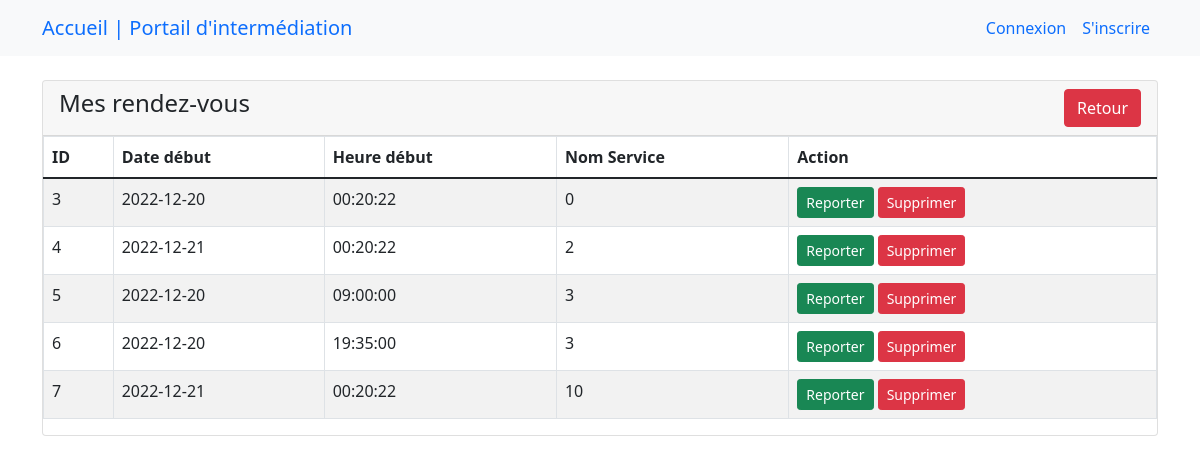
Screenshot of /app/mesrdvfournisseur.php (signed in) with the database file from the repository.
### tables this page shows
CREATE TABLE `testproposer` (
  `IdProposition` int(11) NOT NULL,
  `dateProposition` date NOT NULL,
  `heureProposition` time NOT NULL,
  `IdService` int(11) NOT NULL
);

### app/mesrdvfournisseur.php (the view, shortened to what this page needs)
<?php
include('dbcon.php');
include('header.php');
include('navbar.php');
?>
<div class="container mt-4">
        <div class="row">
            <div class="col-md-12">
                <div class="card">
                    <div class="card-header">
                        <h4>Mes rendez-vous
                            <a href="espacefournisseur.php" class="btn btn-danger float-end">Retour</a>
                        </h4>
                    </div>
<table class="table table-bordered table-striped">
    <thead>
        <tr>
            <th>ID</th>
            <th>Date début</th>
            <th>Heure début </th>
            <th>Nom Service </th>
            <th>Action </th>
        </tr>
    </thead>
    <tbody>
        <?php
            $query = "SELECT * FROM testproposer  ";
            $query_run = mysqli_query($con, $query);
            if(mysqli_num_rows($query_run) > 0)
            {
                foreach($query_run as $rdv)
                {
                    ?>
                    <tr>
                        <td><?= $rdv['IdProposition']; ?></td>
                        <td><?= $rdv['dateProposition']; ?></td>
                        <td><?= $rdv['heureProposition']; ?></td>
                        <td><?= $rdv['IdService']; ?></td>
                        <td>
                            <a href="reporterrdv.php?id=<?= $rdv['IdProposition']; ?>" class="btn btn-success btn-sm">Reporter</a>
                            <form action="coderdvfournisseur.php" method="POST" class="d-inline">
                                <button type="submit" name="supprimer_rdvfournisseur" value="<?=$rdv['IdProposition'];?>" class="btn btn-danger btn-sm">Supprimer</button>
                            </form>
                        </td>
                    </tr>
                    <?php
                }
            }
            else
            {
                echo "<h5> Pas d'enregistrement trouvé </h5>";
            }
        ?>
    </tbody>
</table>
</div>
</div>
</div>
</div>
<?php
include('footer.php');
?>

### app/header.php (shortened to what this page needs)
<!doctype html>
<html lang="fr">
  <head>
    <link href="https://cdn.jsdelivr.net/npm/bootstrap@5.1.3/dist/css/bootstrap.min.css" rel="stylesheet">
</head>
<body>

### app/navbar.php (shortened to what this page needs)
<nav class="navbar navbar-expand-lg bg-light">
  <div class="container">
    <a class="navbar-brand" href="index.php">Accueil | Portail d'intermédiation</a>
    <div class="collapse navbar-collapse" id="navbarSupportedContent">
      <ul class="navbar-nav ms-auto mb-2 mb-lg-0">
        <?php if (isset($_SESSION['auth_user'])) : ?>
        <li class="nav-item dropdown">
          <a class="nav-link dropdown-toggle" href="#" role="button" data-bs-toggle="dropdown" aria-expanded="false">
            <?= $_SESSION['auth_user']['user_nom']; ?>
          </a>
          <ul class="dropdown-menu">
            <li><a class="dropdown-item" href="#">Mon profil</a></li>
            <li>
              <form action="logout.php" method="POST">
               <button type="submit" name="logout" class="dropdown-item">Se déconnecter</button>
              </form>
            </li>
          </ul>
        <?php else : ?>
        <li class="nav-item">
          <a class="nav-link" href="login.php">Connexion</a>
        </li>
        <li class="nav-item">
          <a class="nav-link" href="inscription.php">S'inscrire</a>
        </li>
      <?php endif ; ?>
      </ul>
    </div>
  </div>
</nav>

### app/footer.php
</body>
</html>

### rows the page displays
testproposer: IdProposition "3", dateProposition "2022-12-20", heureProposition "00:20:22", IdService "0"
testproposer: IdProposition "4", dateProposition "2022-12-21", heureProposition "00:20:22", IdService "2"
testproposer: IdProposition "5", dateProposition "2022-12-20", heureProposition "09:00:00", IdService "3"
testproposer: IdProposition "6", dateProposition "2022-12-20", heureProposition "19:35:00", IdService "3"
testproposer: IdProposition "7", dateProposition "2022-12-21", heureProposition "00:20:22", IdService "10"
